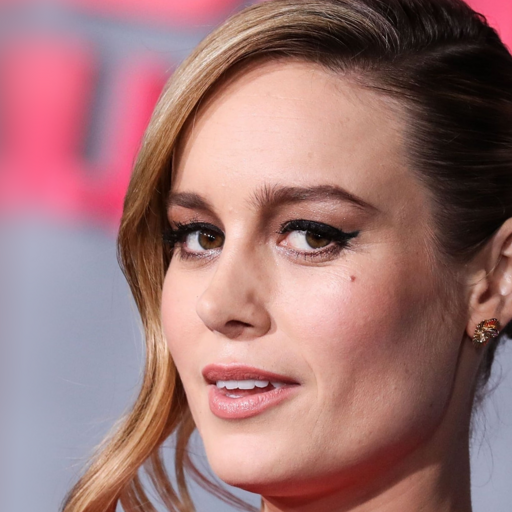
#> input picture TestDownScaling/9.png, 512 x 512 px
$ python DownScaling.py
#> lines starting #> are read from the running program, lines starting #| are printed output that depends on the picture
import cv2
import numpy as np
from PIL import Image
import random
from scipy.signal import convolve2d

def gaussian_kernel(size, sigma):
    k = cv2.getGaussianKernel(size, sigma)
    gaussian = k @ k.T
    return gaussian

def apply_motion_blur(image, kernel):
    return convolve2d(image, kernel, mode='same', boundary='wrap')

def add_gaussian_noise(image, sigma):
    noise = np.random.normal(0, sigma, image.shape).astype(np.float32)
    noisy_image = cv2.add(image.astype(np.float32), noise)
    return np.clip(noisy_image, 0, 255).astype(np.uint8)

def jpeg_compression(image, quality):
    encode_param = [int(cv2.IMWRITE_JPEG_QUALITY), quality]
    _, encoded_image = cv2.imencode('.jpg', image, encode_param)
    compressed_image = cv2.imdecode(encoded_image, 1)
    return compressed_image

def downscale_image(image, scale_factor):
    height, width = image.shape[:2]
    new_dimensions = (int(width // scale_factor), int(height // scale_factor))
    downscaled_image = cv2.resize(image, new_dimensions, interpolation=cv2.INTER_CUBIC)
    return downscaled_image

def degradation_model(image_path, gaussian_blur_sigma=1.5, motion_blur_kernels=None, scale_factor=4, noise_sigma=10, jpeg_quality=30):
#> called with image_path = '9.png', gaussian_blur_sigma = 2.69, scale_factor = 6.31, noise_sigma = 6.31, jpeg_quality = 26
    image = cv2.imread(image_path)
#> image is the input picture: shape (512, 512, 3); mean B, G, R 116.1, 116.1, 157.7
    image = cv2.cvtColor(image, cv2.COLOR_BGR2RGB)

    if random.random() > 0.5:
        kernel_size = int(2 * round(3 * gaussian_blur_sigma) + 1)
        kernel = gaussian_kernel(kernel_size, gaussian_blur_sigma)
        blurred_image = cv2.filter2D(image, -1, kernel)
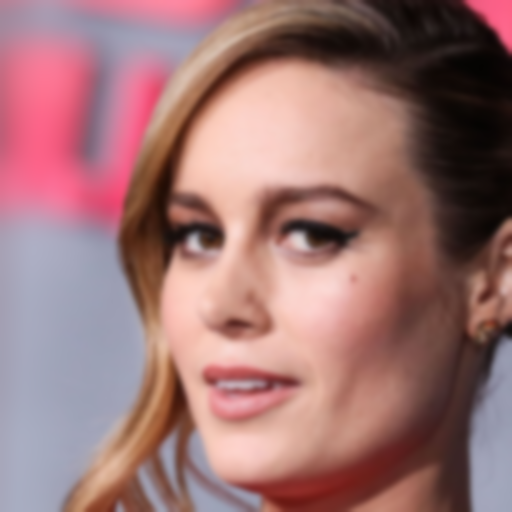
#> blurred_image: shape (512, 512, 3); mean R, G, B 157.7, 116.1, 116.1
    else:
        kernel = random.choice(motion_blur_kernels)
        blurred_image = apply_motion_blur(image, kernel)

    downscaled_image = downscale_image(blurred_image, scale_factor)
#> in downscale_image, `downscaled_image = cv2.resize(image, new_dimensions, interpolation=cv2..`:
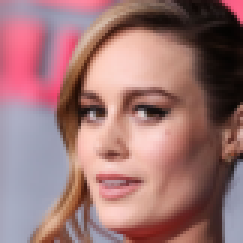
#> downscaled_image: shape (81, 81, 3) (shown 3 times larger); mean R, G, B 157.7, 116.1, 116.1

    noisy_image = add_gaussian_noise(downscaled_image, noise_sigma)
#> in add_gaussian_noise, `noisy_image = cv2.add(image.astype(np.float32), noise)`:
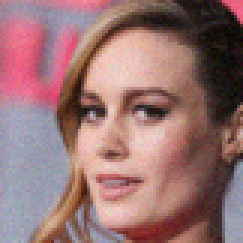
#> noisy_image: shape (81, 81, 3) float32 (shown 3 times larger); mean R, G, B 157.6, 116, 116.2; drawn with min black and max white
#> in add_gaussian_noise, `return np.clip(noisy_image, 0, 255).astype(np.uint8)`:
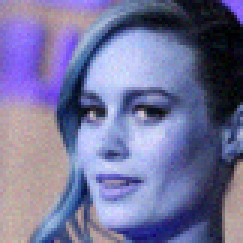
#> returned value: shape (81, 81, 3) (shown 3 times larger); mean of channels 0, 1, 2 157.1, 115.5, 115.7; drawn as B, G, R

    degraded_image = jpeg_compression(noisy_image, jpeg_quality)
#> in jpeg_compression, `_, encoded_image = cv2.imencode('.jpg', image, encode_param)`: encoded_image = 1424 values, max 255 at index 0, min 0 at index 4, mean 117.4
#> in jpeg_compression, `compressed_image = cv2.imdecode(encoded_image, 1)`:
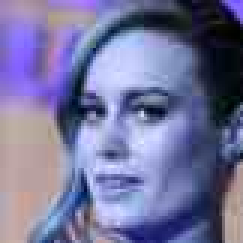
#> compressed_image: shape (81, 81, 3) (shown 3 times larger); mean B, G, R 156.7, 115.5, 115.9

    return degraded_image

motion_blur_kernels = [np.eye(9), np.fliplr(np.eye(9))]

image_path = "9.png"
degraded_image = degradation_model(image_path, gaussian_blur_sigma=random.uniform(1, 3),
                                   motion_blur_kernels=motion_blur_kernels, scale_factor=random.uniform(1, 8),
                                   noise_sigma=random.uniform(0, 15), jpeg_quality=random.randint(10, 60))

cv2.imwrite("low_quality_9.png", cv2.cvtColor(degraded_image, cv2.COLOR_RGB2BGR))
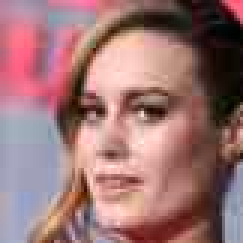
#> saved as low_quality_9.png: shape (81, 81, 3) (shown 3 times larger); mean B, G, R 115.9, 115.5, 156.7

$ run again, with TestDownScaling/10.png copied over TestDownScaling/9.png
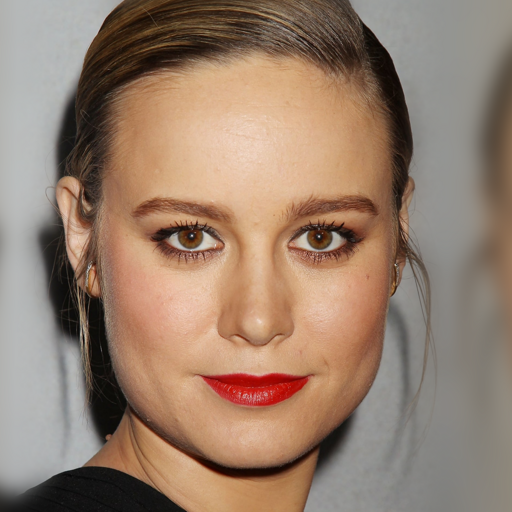
#> input picture TestDownScaling/10.png, 512 x 512 px
#> in degradation_model, image is the input picture: shape (512, 512, 3); mean B, G, R 109.2, 126.9, 151.1
#> in add_gaussian_noise, `return np.clip(noisy_image, 0, 255).astype(np.uint8)`:
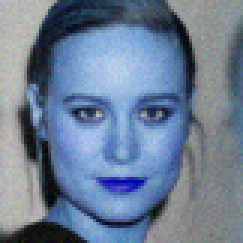
#> returned value: shape (81, 81, 3) (shown 3 times larger); mean of channels 0, 1, 2 150.5, 126.4, 108.8; drawn as B, G, R
#> encoded_image = 1369 values, max 255 at index 0, min 0 at index 4, mean 117.2
#> `cv2.imwrite("low_quality_9.png", cv2.cvtColor(degraded_image, cv2.COLO..`:
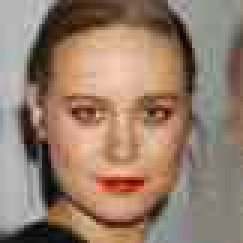
#> saved as low_quality_9.png: shape (81, 81, 3) (shown 3 times larger); mean B, G, R 108.7, 126.1, 150.6

$ run again, with TestDownScaling/11.png copied over TestDownScaling/9.png
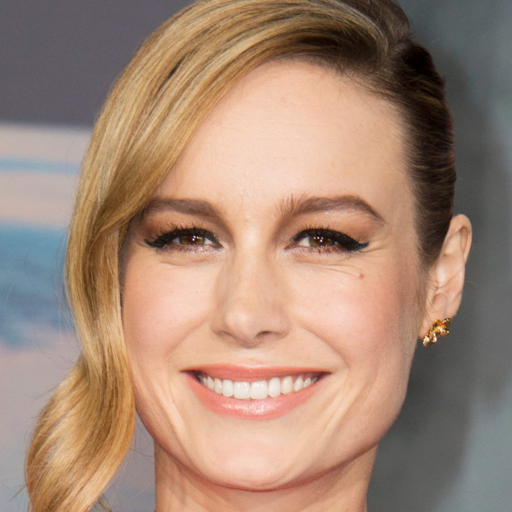
#> input picture TestDownScaling/11.png, 512 x 512 px
#> in degradation_model, image is the input picture: shape (512, 512, 3); mean B, G, R 116.6, 134.9, 164.1
#> in add_gaussian_noise, `return np.clip(noisy_image, 0, 255).astype(np.uint8)`:
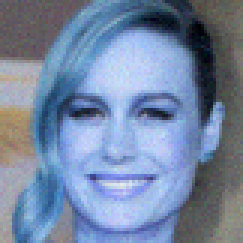
#> returned value: shape (81, 81, 3) (shown 3 times larger); mean of channels 0, 1, 2 163.5, 134.4, 116.1; drawn as B, G, R
#> encoded_image = 1347 values, max 255 at index 0, min 0 at index 4, mean 113.2
#> `cv2.imwrite("low_quality_9.png", cv2.cvtColor(degraded_image, cv2.COLO..`:
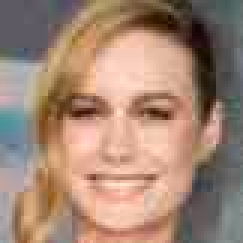
#> saved as low_quality_9.png: shape (81, 81, 3) (shown 3 times larger); mean B, G, R 116.6, 134.2, 163.3

$ run again, with TestDownScaling/12.png copied over TestDownScaling/9.png
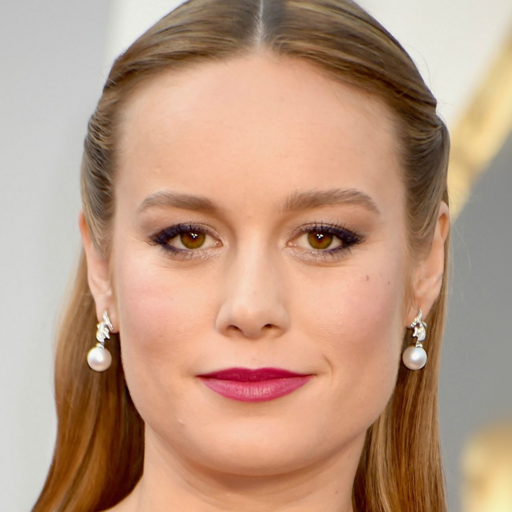
#> input picture TestDownScaling/12.png, 512 x 512 px
#> in degradation_model, image is the input picture: shape (512, 512, 3); mean B, G, R 130.1, 153.1, 188.2
#> in add_gaussian_noise, `return np.clip(noisy_image, 0, 255).astype(np.uint8)`:
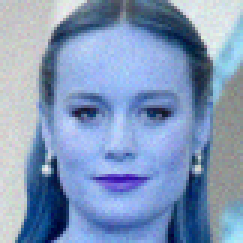
#> returned value: shape (81, 81, 3) (shown 3 times larger); mean of channels 0, 1, 2 187.7, 152.5, 129.7; drawn as B, G, R
#> encoded_image = 1404 values, max 255 at index 0, min 0 at index 4, mean 114.6
#> `cv2.imwrite("low_quality_9.png", cv2.cvtColor(degraded_image, cv2.COLO..`:
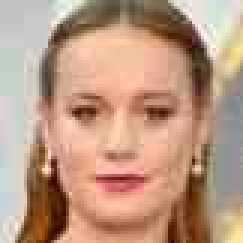
#> saved as low_quality_9.png: shape (81, 81, 3) (shown 3 times larger); mean B, G, R 129.6, 152.8, 188.2
